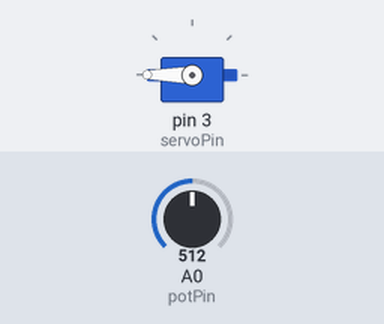
The sketch below on a simulated Arduino Uno, built with avr-gcc and run on an emulated ATmega328P. Shown: servo. Inputs (shaded band) come from the test bench; at power-on: A0 (potPin) = 512. What the sketch prints to the serial monitor is not drawn.

Above: at 9.1 s.
18.1 s: A0 (potPin) set to 716
At 19.8 s:
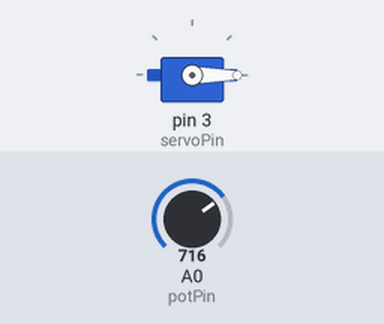
33.2 s: A0 (potPin) set to 511
48.3 s: A0 (potPin) set to 306
At 64.9 s:
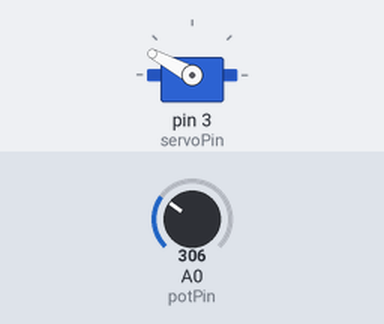
Timing chart, 0 to 69.4 s (numbered marks = the images above; inputs shaded):
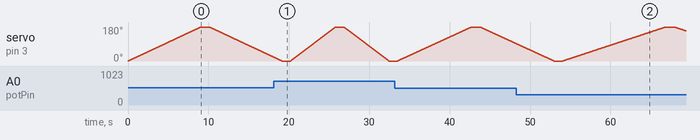

The sketch:

Bai15.1-Servo_Speed.ino
```cpp
#include <Servo.h>
Servo myServo;
int servoPin = 3;
int servoPos = 0;
int readPos = 0;
int readVal = 0;
int speedVal = 100; //max speed
int potPin = A0;
void setup() {
  // put your setup code here, to run once:
  myServo.attach(servoPin);
  pinMode(potPin, INPUT);
  Serial.begin(9600);
}

void loop() {
  // put your main code here, to run repeatedly:

  readVal = analogRead(potPin);
  speedVal = 100 - map(readVal, 0, 1023, 0, 100);

  //
  servoMove(0, 180, speedVal);


  delay(1000);
  //
  servoMove(180, 0, speedVal);


  delay(1000);
}

void servoMove(int _posA, int _posB, int _speed) {
  Serial.print(_posA);
  Serial.print(" --> ");
  Serial.print(_posB);
  Serial.print(" Pos: ");

  int d_pos = _posB - _posA;
  for (int i = 0; i <= abs(d_pos) ; i++) {
    if (d_pos >= 0) {
      myServo.write(_posA + i);
    } else {
      myServo.write(_posA - i);
    }
    delay(_speed);
    readPos = myServo.read();
    Serial.print(readPos);
    Serial.print("-");
  }

  Serial.println();

}
```
